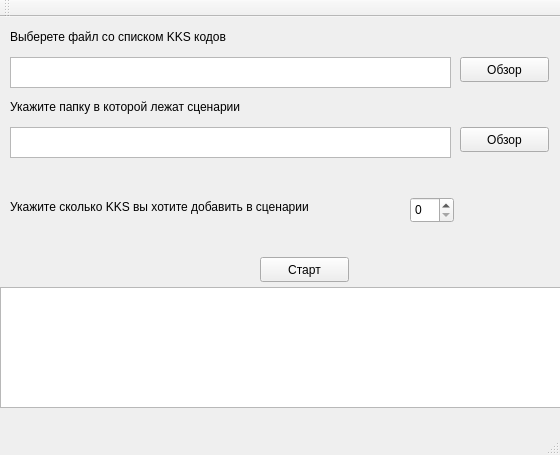
<?xml version="1.0" encoding="UTF-8"?>
<ui version="4.0">
 <class>MainWindow</class>
 <widget class="QMainWindow" name="MainWindow">
  <property name="geometry">
   <rect>
    <x>0</x>
    <y>0</y>
    <width>560</width>
    <height>455</height>
   </rect>
  </property>
  <property name="windowTitle">
   <string>MainWindow</string>
  </property>
  <widget class="QWidget" name="centralwidget">
   <widget class="QPushButton" name="pushButton">
    <property name="geometry">
     <rect>
      <x>460</x>
      <y>40</y>
      <width>89</width>
      <height>25</height>
     </rect>
    </property>
    <property name="text">
     <string>Обзор</string>
    </property>
   </widget>
   <widget class="QLabel" name="label">
    <property name="geometry">
     <rect>
      <x>10</x>
      <y>10</y>
      <width>271</width>
      <height>20</height>
     </rect>
    </property>
    <property name="text">
     <string>Выберете файл со списком KKS кодов</string>
    </property>
   </widget>
   <widget class="QLabel" name="label_3">
    <property name="geometry">
     <rect>
      <x>10</x>
      <y>80</y>
      <width>311</width>
      <height>20</height>
     </rect>
    </property>
    <property name="text">
     <string>Укажите папку в которой лежат сценарии</string>
    </property>
   </widget>
   <widget class="QPushButton" name="pushButton_3">
    <property name="geometry">
     <rect>
      <x>260</x>
      <y>240</y>
      <width>89</width>
      <height>25</height>
     </rect>
    </property>
    <property name="text">
     <string>Старт</string>
    </property>
   </widget>
   <widget class="QSpinBox" name="spinBox">
    <property name="geometry">
     <rect>
      <x>410</x>
      <y>180</y>
      <width>44</width>
      <height>26</height>
     </rect>
    </property>
   </widget>
   <widget class="QLabel" name="label_4">
    <property name="geometry">
     <rect>
      <x>10</x>
      <y>180</y>
      <width>401</width>
      <height>20</height>
     </rect>
    </property>
    <property name="text">
     <string>Укажите сколько KKS вы хотите добавить в сценарии</string>
    </property>
   </widget>
   <widget class="QTextEdit" name="textEdit">
    <property name="geometry">
     <rect>
      <x>10</x>
      <y>110</y>
      <width>441</width>
      <height>31</height>
     </rect>
    </property>
    <property name="readOnly">
     <bool>true</bool>
    </property>
   </widget>
   <widget class="QTextEdit" name="textEdit_2">
    <property name="geometry">
     <rect>
      <x>10</x>
      <y>40</y>
      <width>441</width>
      <height>31</height>
     </rect>
    </property>
    <property name="readOnly">
     <bool>true</bool>
    </property>
   </widget>
   <widget class="QPushButton" name="pushButton_4">
    <property name="geometry">
     <rect>
      <x>460</x>
      <y>110</y>
      <width>89</width>
      <height>25</height>
     </rect>
    </property>
    <property name="text">
     <string>Обзор</string>
    </property>
   </widget>
   <widget class="QTextEdit" name="textEdit_3">
    <property name="geometry">
     <rect>
      <x>0</x>
      <y>270</y>
      <width>561</width>
      <height>121</height>
     </rect>
    </property>
    <property name="readOnly">
     <bool>true</bool>
    </property>
   </widget>
  </widget>
  <widget class="QMenuBar" name="menubar">
   <property name="geometry">
    <rect>
     <x>0</x>
     <y>0</y>
     <width>560</width>
     <height>22</height>
    </rect>
   </property>
  </widget>
  <widget class="QStatusBar" name="statusbar"/>
  <widget class="QToolBar" name="toolBar">
   <property name="windowTitle">
    <string>toolBar</string>
   </property>
   <attribute name="toolBarArea">
    <enum>TopToolBarArea</enum>
   </attribute>
   <attribute name="toolBarBreak">
    <bool>false</bool>
   </attribute>
  </widget>
 </widget>
 <resources/>
 <connections/>
</ui>
